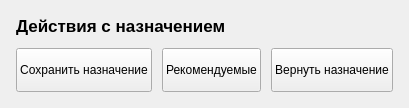
              <widget class="QFrame" name="frame_prescription_actions">
               <property name="frameShape">
                <enum>QFrame::NoFrame</enum>
               </property>
               <layout class="QVBoxLayout" name="verticalLayout_prescription">
                <property name="spacing">
                 <number>12</number>
                </property>
                <property name="leftMargin">
                 <number>16</number>
                </property>
                <property name="topMargin">
                 <number>16</number>
                </property>
                <property name="rightMargin">
                 <number>16</number>
                </property>
                <property name="bottomMargin">
                 <number>16</number>
                </property>
                <item>
                 <widget class="QLabel" name="label_prescription_actions">
                  <property name="font">
                   <font>
                    <pointsize>13</pointsize>
                    <weight>75</weight>
                   </font>
                  </property>
                  <property name="text">
                   <string>Действия с назначением</string>
                  </property>
                 </widget>
                </item>
                <item>
                 <layout class="QHBoxLayout" name="horizontalLayout_prescription">
                  <property name="spacing">
                   <number>10</number>
                  </property>
                  <item>
                   <widget class="QPushButton" name="btn_save_baseline">
                    <property name="sizePolicy">
                     <sizepolicy hsizetype="Expanding" vsizetype="Fixed">
                      <horstretch>1</horstretch>
                      <verstretch>0</verstretch>
                     </sizepolicy>
                    </property>
                    <property name="minimumSize">
                     <size>
                      <width>0</width>
                      <height>44</height>
                     </size>
                    </property>
                    <property name="cursor">
                     <cursorShape>PointingHandCursor</cursorShape>
                    </property>
                    <property name="text">
                     <string>Сохранить назначение</string>
                    </property>
                   </widget>
                  </item>
                  <item>
                   <widget class="QPushButton" name="btn_apply_recommendation">
                    <property name="sizePolicy">
                     <sizepolicy hsizetype="Expanding" vsizetype="Fixed">
                      <horstretch>1</horstretch>
                      <verstretch>0</verstretch>
                     </sizepolicy>
                    </property>
                    <property name="minimumSize">
                     <size>
                      <width>0</width>
                      <height>44</height>
                     </size>
                    </property>
                    <property name="cursor">
                     <cursorShape>PointingHandCursor</cursorShape>
                    </property>
                    <property name="text">
                     <string>Рекомендуемые</string>
                    </property>
                   </widget>
                  </item>
                  <item>
                   <widget class="QPushButton" name="btn_restore_baseline">
                    <property name="sizePolicy">
                     <sizepolicy hsizetype="Expanding" vsizetype="Fixed">
                      <horstretch>1</horstretch>
                      <verstretch>0</verstretch>
                     </sizepolicy>
                    </property>
                    <property name="minimumSize">
                     <size>
                      <width>0</width>
                      <height>44</height>
                     </size>
                    </property>
                    <property name="cursor">
                     <cursorShape>PointingHandCursor</cursorShape>
                    </property>
                    <property name="text">
                     <string>Вернуть назначение</string>
                    </property>
                   </widget>
                  </item>
                 </layout>
                </item>
               </layout>
              </widget>
